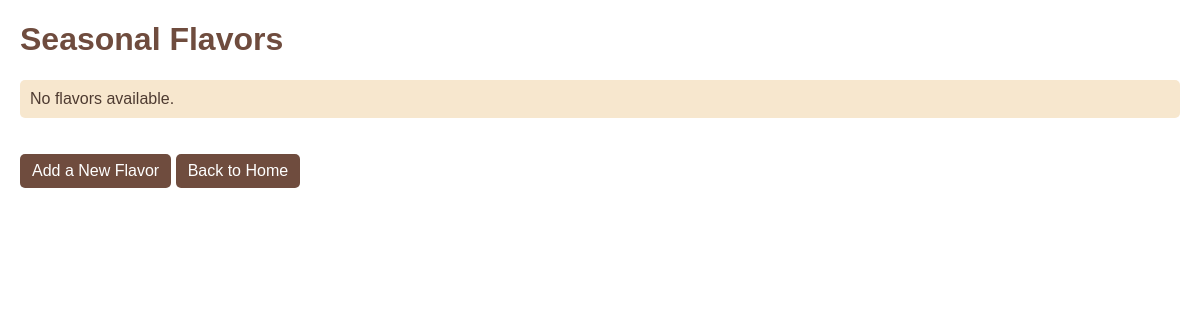
The page /flavors on the database as committed earlier.
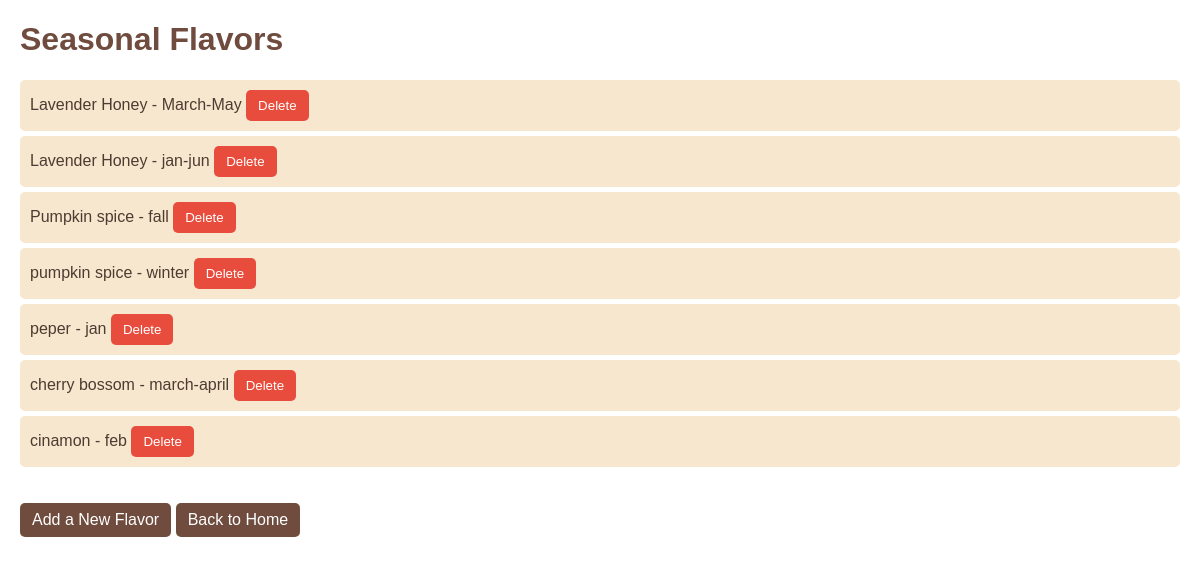
The same page on the database as committed later.
### tables this page shows
CREATE TABLE seasonal_flavors (
                        id INTEGER PRIMARY KEY,
                        name TEXT NOT NULL,
                        availability TEXT
                        );

### app.py (the view)
@app.route('/flavors', methods=['GET'])
def get_flavors():
    try:
        flavors = models.get_all_flavors()  # Fetch flavors from your database
        return render_template('flavors.html', flavors=flavors), 200
    except Exception as e:
        return jsonify({"error": str(e)}), 500

### models.py (called while the page is built)
def get_db_connection():
    conn = sqlite3.connect('chocolate_house.db')
    conn.row_factory = sqlite3.Row
    return conn

def get_all_flavors():
    with get_db_connection() as conn:
        cursor = conn.cursor()
        cursor.execute("SELECT * FROM seasonal_flavors")
        return [dict(flavor) for flavor in cursor.fetchall()]

### templates/flavors.html (shortened to what this page needs)
<!DOCTYPE html>
<html lang="en">
<head>
</head>
<body>
    <h1>Seasonal Flavors</h1>
    <ul>
        {% for flavor in flavors %}
            <li>
                {{ flavor['name'] }} - {{ flavor['availability'] }}
                <form action="/delete_flavor/{{ flavor['id'] }}" method="POST" style="display: inline;">
                    <button type="submit">Delete</button>
                </form>
            </li>
        {% else %}
            <li>No flavors available.</li>
        {% endfor %}
    </ul>
    <a href="/add_flavor">Add a New Flavor</a>
    <a href="/">Back to Home</a>
</body>
</html>

Rows that differ between the two databases and show on the page:
added seasonal_flavors: name "Lavender Honey", availability "March-May"
added seasonal_flavors: name "Lavender Honey", availability "jan-jun"
added seasonal_flavors: name "Pumpkin spice", availability "fall"
added seasonal_flavors: name "pumpkin spice", availability "winter"
added seasonal_flavors: name "peper", availability "jan"
added seasonal_flavors: name "cherry bossom", availability "march-april"
added seasonal_flavors: name "cinamon", availability "feb"
Other text that changed with them:
text no longer shown: "No flavors available."
